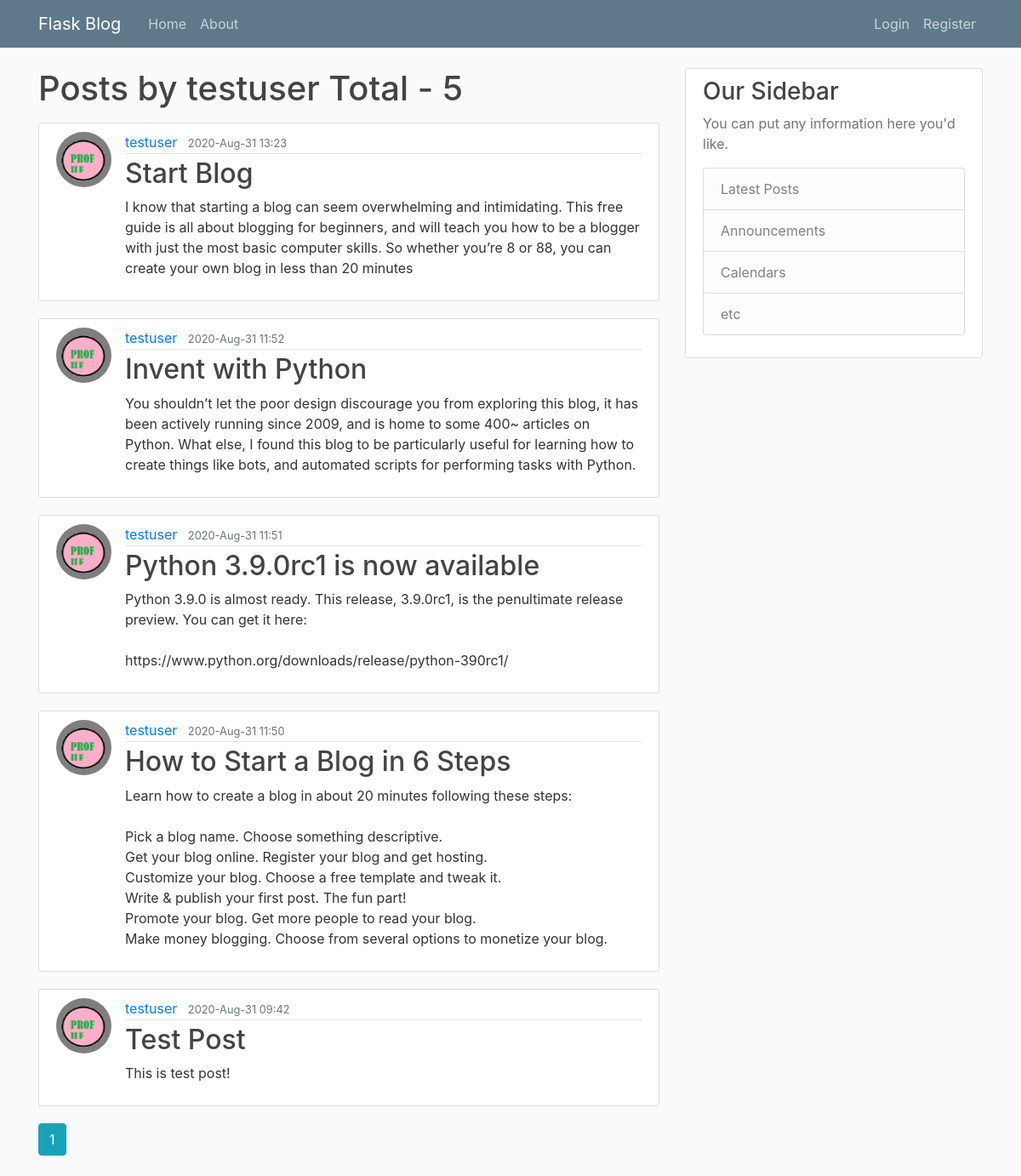
The app's page /user/testuser with its own data.
### flaskblog/models.py (models this page shows, shortened)
class User(db.Model, UserMixin):
  id = db.Column(db.Integer, primary_key=True)
  username = db.Column(db.String(20), unique=True, nullable=False)
  email = db.Column(db.String(160), unique=True, nullable=False)
  image_file = db.Column(db.String(20), nullable=False, default="default.jpg")
  password = db.Column(db.String(60), nullable=False)
  posts = db.relationship('Post', backref='author', lazy=True)

class Post(db.Model):
  id = db.Column(db.Integer, primary_key=True)
  title = db.Column(db.String(120), nullable=False)
  date_posted = db.Column(db.DateTime, nullable=False, default=datetime.now)
  content = db.Column(db.Text, nullable=False)
  user_id = db.Column(db.Integer, db.ForeignKey('user.id'), nullable=False)

### flaskblog/users/routes.py (the view)
@users.route('/user/<string:username>')
def user_post(username):
  page = request.args.get('page', 1, type=int)
  user = User.query.filter_by(username=username).first_or_404()
  posts = Post.query.filter_by(author=user).order_by(Post.date_posted.desc()).paginate(per_page=5)
  return render_template('user_post.html', posts=posts, user=user)

### flaskblog/templates/user_post.html
{% extends "layout.html" %}
{% block content %}
	<h1 class="mb-3">Posts by {{ user.username }} Total - {{ posts.total }}</h1>
    {% for post in posts.items %}
        <article class="media content-section">
    		<img class="rounded-circle article-img" src="{{ url_for('static', filename='icon/' + post.author.image_file) }}">
		  <div class="media-body">
		    <div class="article-metadata">
		      <a class="mr-2" href="{{ url_for('users.user_post', username=post.author.username) }}">{{ post.author.username }}</a>
		      <small class="text-muted">{{ post.date_posted.strftime('%Y-%b-%d %H:%M') }}</small>
		    </div>
		    <h2><a class="article-title" href="{{ url_for('posts.post',post_id=post.id) }}">{{ post.title }}</a></h2>
		    <p class="article-content">{{ post.content }}</p>
		  </div>
		</article>
    {% endfor %}
    {% for page_number in posts.iter_pages(left_edge=1, right_edge=1) %}
	    {% if page_number %}
	    	{% if posts.page == page_number %}
	    		<a class="btn btn-info mb-4" href="{{ url_for('users.user_post', username=user.username) }}">{{ page_number }}</a>
	    	{% else %}
	    		<a class="btn btn-outline-info mb-4" href="{{ url_for('users.user_post', username=user.username) }}">{{ page_number }}</a>
	    	{% endif %}
	    {% else %}
	    	***
	    {% endif %}
    {% endfor %}
{% endblock content %}

### flaskblog/templates/layout.html (shortened to what this page needs)
<!DOCTYPE html>
<html lang="en">
<head>
    <link rel="stylesheet" href="https://stackpath.bootstrapcdn.com/bootstrap/4.3.1/css/bootstrap.min.css">
    <link rel="stylesheet" type="text/css" href="{{ url_for('static', filename='main.css') }}">
</head>
<body>
	<header class="site-header">
	  <nav class="navbar navbar-expand-md navbar-dark bg-steel fixed-top">
	    <div class="container">
	      <a class="navbar-brand mr-4" href="/">Flask Blog</a>
	      <div class="collapse navbar-collapse" id="navbarToggle">
	        <div class="navbar-nav mr-auto">
	          <a class="nav-item nav-link" href="{{ url_for('main.home') }}">Home</a>
	          <a class="nav-item nav-link" href="{{ url_for('main.about') }}">About</a>
	        </div>
	        <div class="navbar-nav">
            {% if current_user.is_authenticated%}
              <a class="nav-item nav-link" href="{{ url_for('posts.new_post') }}">New Post</a>
              <a class="nav-item nav-link" href="{{ url_for('users.account') }}">Account</a>
              <a class="nav-item nav-link" href="{{ url_for('users.logout') }}">Logout  {{ current_user.username }}</a>
            {%else%}
  	          <a class="nav-item nav-link" href="{{ url_for('users.login') }}">Login</a>
  	          <a class="nav-item nav-link" href="{{ url_for('users.register') }}">Register</a>
            {% endif %}
	        </div>
	      </div>
	    </div>
	  </nav>
</header>
	<main role="main" class="container">
  <div class="row">
    <div class="col-md-8">
      {% block content %}{% endblock %}
    </div>
    <div class="col-md-4">
      <div class="content-section">
        <h3>Our Sidebar</h3>
        <p class='text-muted'>You can put any information here you'd like.
          <ul class="list-group">
            <li class="list-group-item list-group-item-light">Latest Posts</li>
            <li class="list-group-item list-group-item-light">Announcements</li>
            <li class="list-group-item list-group-item-light">Calendars</li>
            <li class="list-group-item list-group-item-light">etc</li>
          </ul>
        </p>
      </div>
    </div>
  </div>
</main>
</body>
</html>

### flaskblog/static/main.css (style rules this page uses)
body { background: #fafafa; color: #333333; margin-top: 5rem; }
h1, h2, h3, h4, h5, h6 { color: #444444; }
.bg-steel { background-color: #5f788a; }
.site-header .navbar-nav .nav-link { color: #cbd5db; }
.content-section { background: #ffffff; padding: 10px 20px; border: 1px solid #dddddd; border-radius: 3px; margin-bottom: 20px; }
.article-title { color: #444444; }
.article-content { white-space: pre-line; }
.article-img { height: 65px; width: 65px; margin-right: 16px; }
.article-metadata { padding-bottom: 1px; margin-bottom: 4px; border-bottom: 1px solid #e3e3e3 }

### records on screen
User: username "testuser"
Post: image_file (placeholder picture), author.username "testuser", date_posted "2020-Aug-31 13:23", title "Start Blog", content "I know that starting a blog can seem overwhelming and intimidating. This free guide is all about blogging for beginners, and will teach you how to be a blogger with just the most basic computer skills. So whether you’re 8 or 88, you can create your own blog in less than 20 minutes"
Post: image_file (placeholder picture), author.username "testuser", date_posted "2020-Aug-31 11:52", title "Invent with Python", content "You shouldn’t let the poor design discourage you from exploring this blog, it has been actively running since 2009, and is home to some 400~ articles on Python. What else, I found this blog to be particularly useful for learning how to create things like bots, and automated scripts for performing tasks with Python."
Post: image_file (placeholder picture), author.username "testuser", date_posted "2020-Aug-31 11:51", title "Python 3.9.0rc1 is now available", content "Python 3.9.0 is almost ready. This release, 3.9.0rc1, is the penultimate release preview. You can get it here: https://www.python.org/downloads/release/python-390rc1/"
Post: image_file (placeholder picture), author.username "testuser", date_posted "2020-Aug-31 11:50", title "How to Start a Blog in 6 Steps", content "Learn how to create a blog in about 20 minutes following these steps: Pick a blog name. Choose something descriptive. Get your blog online. Register your blog and get hosting. Customize your blog. Choose a free template and tweak it. Write & publish your first post. The fun part! Promote your blog. Get more people to read your blog. Make money blogging. Choose from several options to monetize your blog."
Post: image_file (placeholder picture), author.username "testuser", date_posted "2020-Aug-31 09:42", title "Test Post", content "This is test post!"

### other values on screen
{{ posts.total }} "5"
{{ page_number }} "1"
